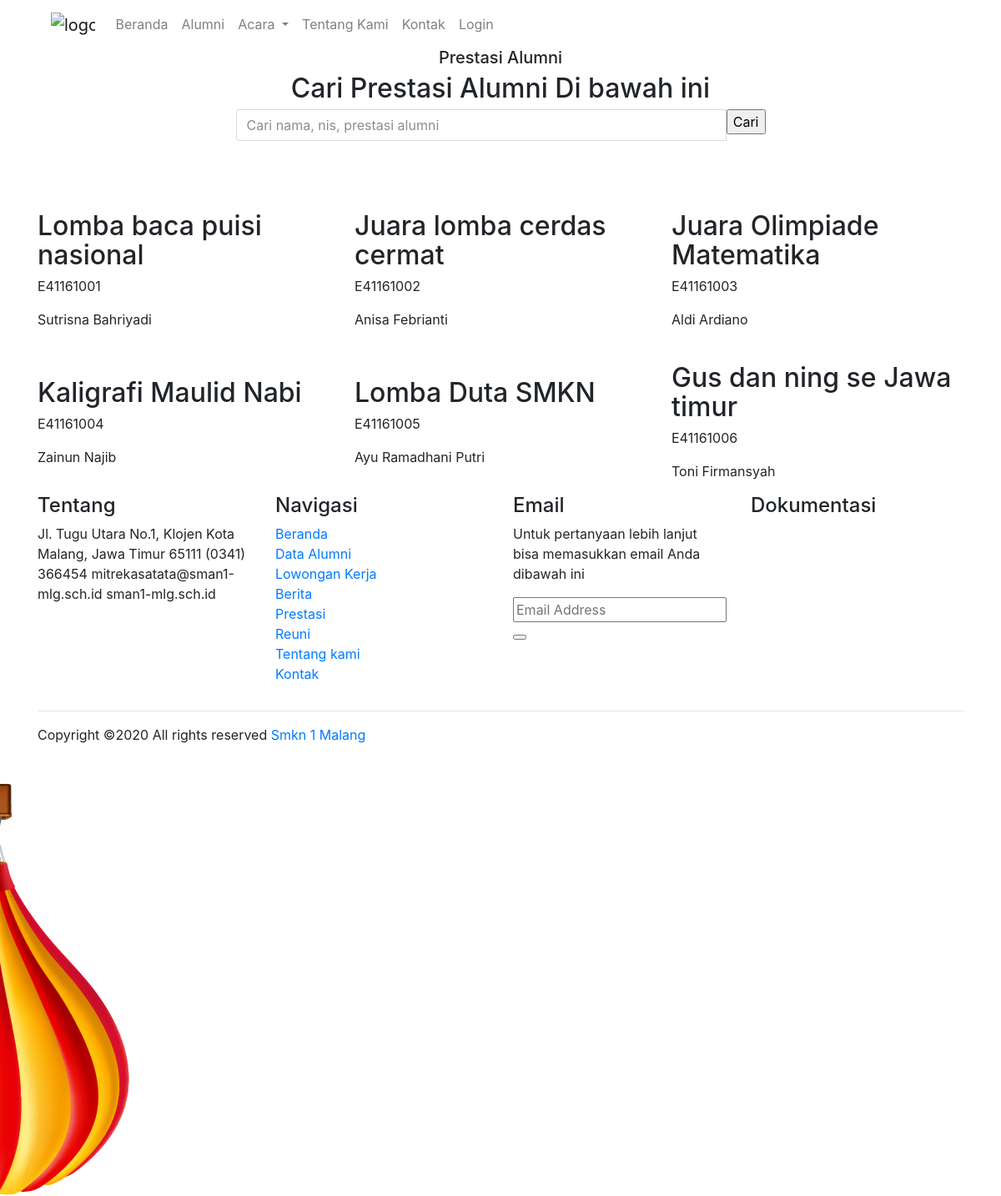
Screenshot of /index.php/prestasi with the database file from the repository.
### tables this page shows
CREATE TABLE `tb_prestasi` (
  `id_prestasi` int(10) NOT NULL,
  `nis` varchar(20) NOT NULL,
  `prestasi` varchar(45) NOT NULL,
  `thn_prestasi` int(45) NOT NULL,
  `tingkat_prestasi` varchar(45) NOT NULL,
  `juara_prestasi` varchar(45) NOT NULL,
  `gambar_prestasi` varchar(45) NOT NULL
);

CREATE TABLE `tb_user` (
  `id_user` varchar(10) NOT NULL,
  `username` varchar(45) NOT NULL,
  `password` varchar(45) NOT NULL,
  `level` varchar(45) NOT NULL,
  `nis` varchar(20) DEFAULT NULL
);

CREATE TABLE `tb_alumni` (
  `nis` varchar(20) NOT NULL,
  `nama_alumni` varchar(45) NOT NULL,
  `tempat_lahir` varchar(45) NOT NULL,
  `tgl_lahir` date NOT NULL,
  `jk` varchar(45) NOT NULL,
  `alamat_awal` varchar(45) DEFAULT NULL,
  `alamat_skr` varchar(45) NOT NULL,
  `tahun_masuk` int(45) NOT NULL,
  `tahun_keluar` int(45) NOT NULL,
  `kuliah` varchar(45) DEFAULT NULL,
  `nama_ayah` varchar(45) NOT NULL,
  `nama_ibu` varchar(45) NOT NULL,
  `no_telp` varchar(15) DEFAULT NULL,
  `agama` varchar(45) NOT NULL,
  `pekerjaan_ayah` varchar(45) NOT NULL,
  `pekerjaan_ibu` varchar(45) NOT NULL,
  `jurusan` varchar(45) NOT NULL,
  `nama_wali` varchar(45) DEFAULT NULL,
  `pekerjaan_wali` varchar(45) DEFAULT NULL,
  `foto` varchar(45) DEFAULT NULL
);

### application/controllers/Prestasi.php (called while the page is built, shortened)
<?php
class Prestasi extends CI_Controller {
	function __construct(){
		$this->load->model('M_Prestasi');
	}
	public function index(){
		$data['title'] = 'Prestasi Alumni';
		$data['data'] = $this->M_Prestasi->tampil_prestasi();
		$this->load->view('widget/header', $data);
		$this->load->view('V_Prestasi',$data);
		$this->load->view('widget/footer');
	}
}

### index.php (called while the page is built, shortened)
<?php
require_once BASEPATH.'core/CodeIgniter.php';

### application/models/M_Prestasi.php (called while the page is built, shortened)
<?php
class M_Prestasi extends CI_Model{
	function tampil_prestasi(){
		$query = $this->db->query("SELECT * FROM tb_prestasi JOIN tb_alumni ON tb_alumni.nis=tb_prestasi.nis JOIN tb_user ON tb_alumni.nis=tb_user.nis");
		return $query->result();
	}
}
?>

### application/views/V_Prestasi.php (the view, shortened to what this page needs)
    <section class="cta_part section_padding">
        <div class="container">
            <div class="row justify-content-center align-items-center">
                <div class="col-lg-8 col-xl-7">
                    <div class="cta_text text-center">
                        <h5>Prestasi Alumni</h5>
                        <h2>Cari Prestasi Alumni
                                Di bawah ini</h2>
                            <div class="input-group">
                                <input type="text" class="form-control" placeholder="Cari nama, nis, prestasi alumni" id="input-text">
                                <div class="input-group-append">
                                    <button onclick="scrollWin()" class="subs_btn" id="btn-cari"><i class="fas fa-search"></i> Cari</button>
                                </div>
                            </div>
                        </div>
                    </div>
                </div>
            </div>
    </section>
<div id="hasil">
    <section class="tour_package padding_top single_pack" style="padding-top: 5%;">
        <div class="container">
            <div class="row align-items-center">
                <?php foreach($data as $a){?>
                    <div class="col-lg-4">
                        <div class="tour_pack_content">
                            <h2><?php echo $a->prestasi; ?></h2>
                            <p><?php echo $a->nis; ?></p>
                            <p><?php echo $a->nama_alumni; ?></p>
                        </div>
                    </div>
                <?php } ?>
            </div>
        </div>
    </section>
</div>

### rows the page displays
tb_prestasi: prestasi "Lomba baca puisi nasional", tb_user.nis "E41161001", nis.nama_alumni "Sutrisna Bahriyadi"
tb_prestasi: prestasi "Juara lomba cerdas cermat", tb_user.nis "E41161002", nis.nama_alumni "Anisa Febrianti"
tb_prestasi: prestasi "Juara Olimpiade Matematika", tb_user.nis "E41161003", nis.nama_alumni "Aldi Ardiano"
tb_prestasi: prestasi "Kaligrafi Maulid Nabi", tb_user.nis "E41161004", nis.nama_alumni "Zainun Najib"
tb_prestasi: prestasi "Lomba Duta SMKN", tb_user.nis "E41161005", nis.nama_alumni "Ayu Ramadhani Putri"
tb_prestasi: prestasi "Gus dan ning se Jawa timur", tb_user.nis "E41161006", nis.nama_alumni "Toni Firmansyah"
